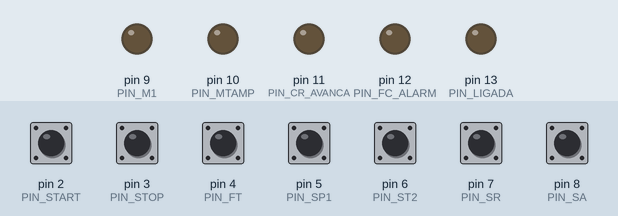
A sketch run on a simulated Arduino Uno, built with avr-gcc and run on an emulated ATmega328P. Parts: output pins drawn as LEDs (lit = HIGH). The inputs (shaded band) are chosen by the test bench; at power-on: pin 2 (PIN_START), pin 3 (PIN_STOP), pin 4 (PIN_FT), pin 5 (PIN_SP1), pin 6 (PIN_ST2), pin 7 (PIN_SR), pin 8 (PIN_SA) HIGH.

Above: at 1.2 s.
1.3 s: pin 2 (PIN_START) pulled LOW for 0.15 s
At 2.5 s:
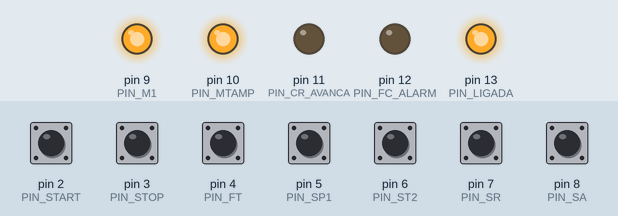
2.9 s: pin 4 (PIN_FT) pulled LOW for 0.15 s
At 3.9 s:
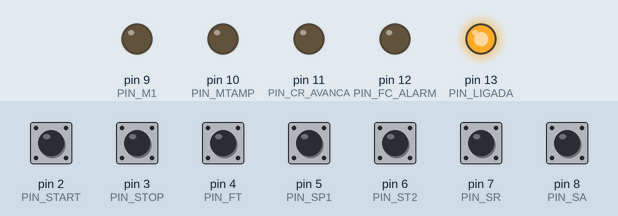
4.5 s: pin 2 (PIN_START) pulled LOW for 1 s
At 5.1 s:
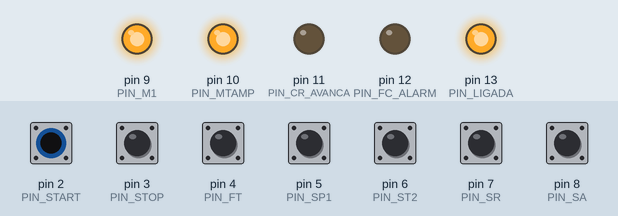
7.0 s: pin 5 (PIN_SP1) pulled LOW for 0.15 s
At 8.2 s:
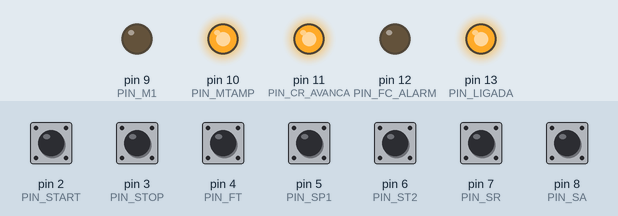
8.6 s: pin 8 (PIN_SA) pulled LOW for 0.15 s
At 10.9 s:
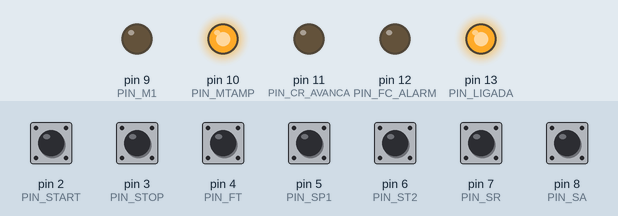
11.7 s: pin 7 (PIN_SR) pulled LOW for 0.15 s
At 13.0 s:
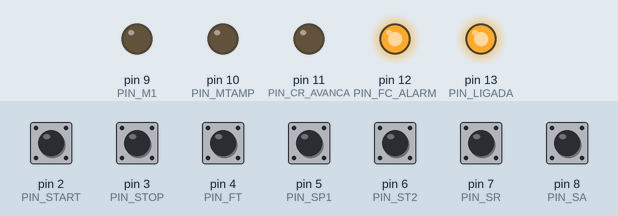
Timing chart, 0 to 14.3 s (numbered marks = the images above; inputs shaded):
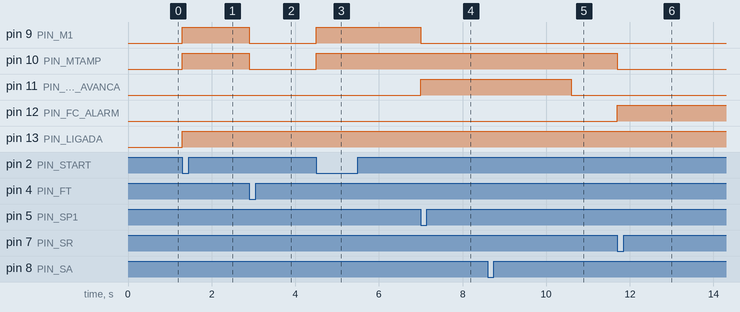

The sketch:

ex03_envasamento_coroamento.ino
```cpp
const int PIN_START = 2;
const int PIN_STOP  = 3;
const int PIN_FT    = 4;
const int PIN_SP1   = 5;
const int PIN_ST2   = 6;
const int PIN_SR    = 7;
const int PIN_SA    = 8;

const int PIN_M1        = 9;
const int PIN_MTAMP      = 10;
const int PIN_CR_AVANCA  = 11;
const int PIN_FC_ALARM   = 12;
const int PIN_LIGADA     = 13;

const unsigned long TEMPO_COROAMENTO = 2000UL;
const int TOTAL_GARRAFAS = 24;

enum Estado {
  PARADO, RODANDO, COROANDO_AVANCO, COROANDO_ESPERA,
  COROANDO_RECUO, VERIFICA_P2, ALARME_FT, ALARME_FC
};
Estado estado = PARADO;

int contagem = 0;
unsigned long tCoroamento = 0;

void setup() {
  pinMode(PIN_START, INPUT_PULLUP);
  pinMode(PIN_STOP,  INPUT_PULLUP);
  pinMode(PIN_FT,    INPUT_PULLUP);
  pinMode(PIN_SP1,   INPUT_PULLUP);
  pinMode(PIN_ST2,   INPUT_PULLUP);
  pinMode(PIN_SR,    INPUT_PULLUP);
  pinMode(PIN_SA,    INPUT_PULLUP);

  pinMode(PIN_M1, OUTPUT);
  pinMode(PIN_MTAMP, OUTPUT);
  pinMode(PIN_CR_AVANCA, OUTPUT);
  pinMode(PIN_FC_ALARM, OUTPUT);
  pinMode(PIN_LIGADA, OUTPUT);

  digitalWrite(PIN_M1, LOW);
  digitalWrite(PIN_MTAMP, LOW);
  digitalWrite(PIN_CR_AVANCA, LOW);
  digitalWrite(PIN_FC_ALARM, LOW);
  digitalWrite(PIN_LIGADA, LOW);
}

void loop() {
  bool start = (digitalRead(PIN_START) == LOW);
  bool stop  = (digitalRead(PIN_STOP)  == LOW);
  bool faltaTampinha = (digitalRead(PIN_FT)  == LOW);
  bool garrafaP1     = (digitalRead(PIN_SP1) == LOW);
  bool tampaP2       = (digitalRead(PIN_ST2) == LOW);
  bool cilRecuado    = (digitalRead(PIN_SR)  == LOW);
  bool cilAvancado   = (digitalRead(PIN_SA)  == LOW);


  if (stop) {
    estado = PARADO;
    digitalWrite(PIN_CR_AVANCA, LOW);
  }

  switch (estado) {

    case PARADO:
      digitalWrite(PIN_M1, LOW);
      digitalWrite(PIN_MTAMP, LOW);
      digitalWrite(PIN_LIGADA, LOW);
      if (start) {
        digitalWrite(PIN_FC_ALARM, LOW);
        contagem = 0;
        estado = RODANDO;
      }
      break;

    case RODANDO:
      digitalWrite(PIN_LIGADA, HIGH);
      digitalWrite(PIN_M1, HIGH);

      digitalWrite(PIN_MTAMP, faltaTampinha ? LOW : HIGH);

      if (faltaTampinha) {
        estado = ALARME_FT;
        break;
      }


      if (garrafaP1) {
        digitalWrite(PIN_M1, LOW);
        digitalWrite(PIN_CR_AVANCA, HIGH);
        estado = COROANDO_AVANCO;
      }
      break;

    case COROANDO_AVANCO:
      if (cilAvancado) {
        tCoroamento = millis();
        estado = COROANDO_ESPERA;
      }
      break;

    case COROANDO_ESPERA:

      if (millis() - tCoroamento >= TEMPO_COROAMENTO) {
        digitalWrite(PIN_CR_AVANCA, LOW);
        estado = COROANDO_RECUO;
      }
      break;

    case COROANDO_RECUO:
      if (cilRecuado) {
        contagem++;
        estado = VERIFICA_P2;
      }
      break;

    case VERIFICA_P2:

      if (!tampaP2) {
        digitalWrite(PIN_FC_ALARM, HIGH);
        digitalWrite(PIN_M1, LOW);
        digitalWrite(PIN_MTAMP, LOW);
        estado = ALARME_FC;
      } else if (contagem >= TOTAL_GARRAFAS) {

        estado = PARADO;
      } else {
        estado = RODANDO;
      }
      break;

    case ALARME_FT:

      digitalWrite(PIN_M1, LOW);
      digitalWrite(PIN_MTAMP, LOW);
      if (start && !faltaTampinha) {
        estado = RODANDO;
      }
      break;

    case ALARME_FC:

      if (start) {
        digitalWrite(PIN_FC_ALARM, LOW);
        estado = RODANDO;
      }
      break;
  }
}
```

Measured:
- after the input at 1.3 s, pin 9 (PIN_M1), pin 10 (PIN_MTAMP), pin 13 (PIN_LIGADA): LOW → HIGH at once
- after the input at 2.9 s, pin 9 (PIN_M1), pin 10 (PIN_MTAMP): HIGH → LOW at once
- after the input at 4.5 s, pin 9 (PIN_M1), pin 10 (PIN_MTAMP): LOW → HIGH at once
- after the input at 7.0 s, pin 9 (PIN_M1): HIGH → LOW at once; pin 11 (PIN_CR_AVANCA): LOW → HIGH at once
- after the input at 8.6 s, pin 11 (PIN_CR_AVANCA): HIGH → LOW after 2.0 s
- after the input at 11.7 s, pin 10 (PIN_MTAMP): HIGH → LOW at once; pin 12 (PIN_FC_ALARM): LOW → HIGH at once
